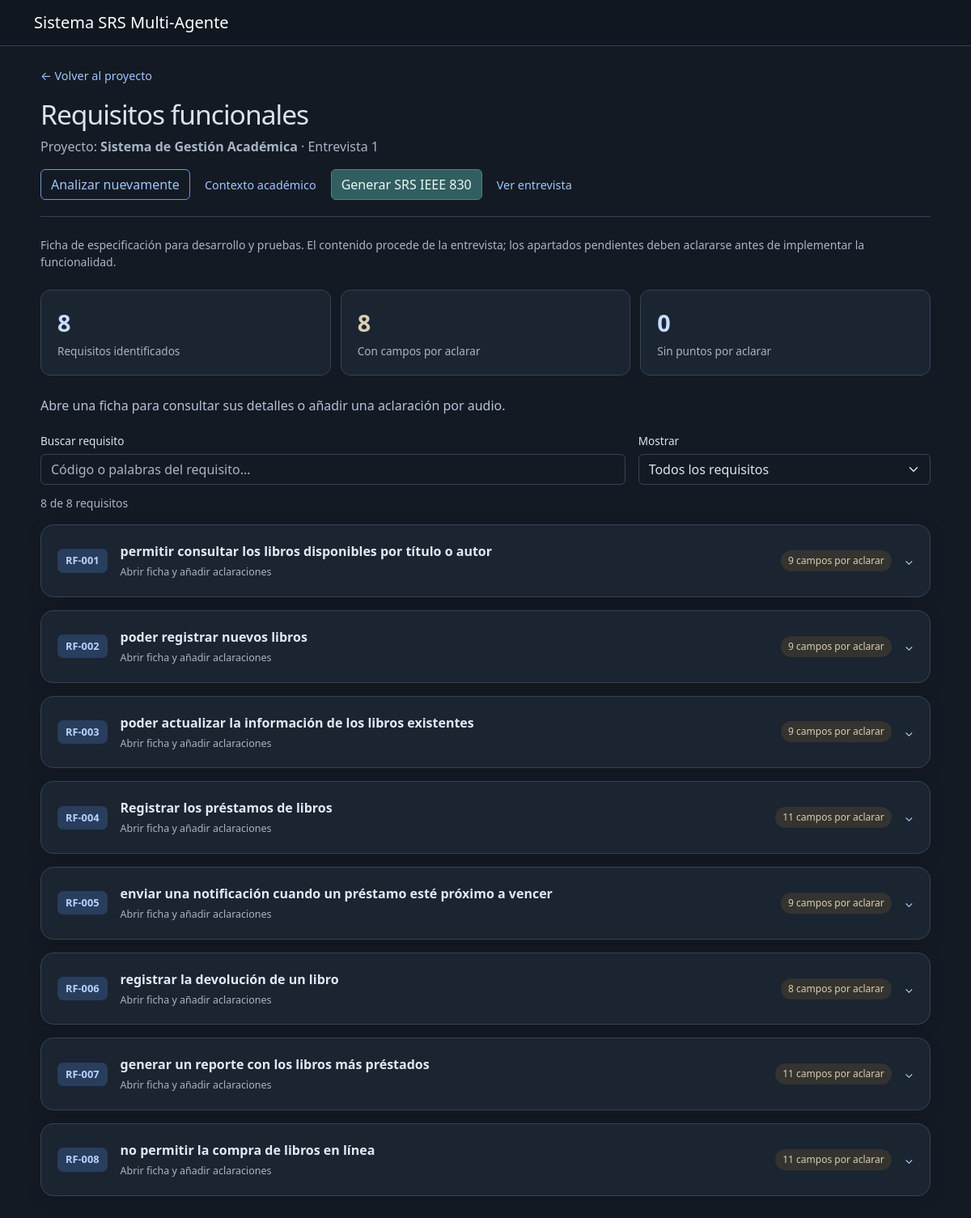
Before: /interviews/1/requirements with the older database file.
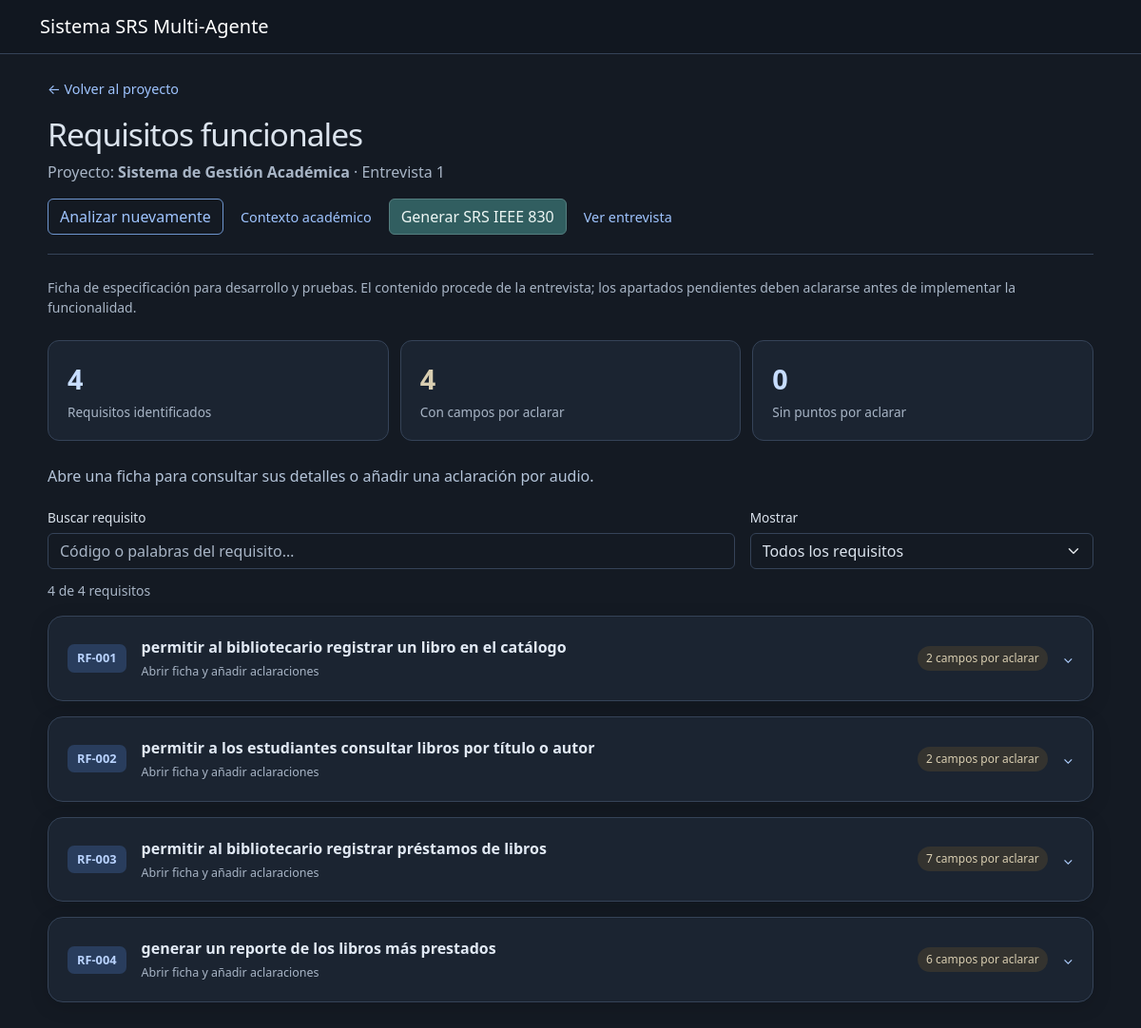
After: the same page with the newer database file.
### app/models.py (models this page shows, shortened)
class Requirement(db.Model):
    specification = db.Column(db.Text, nullable=True)
    @property
    def actor_pending(self):
        from app.services.requirement_specification import folded
        return folded((self.actor or '').strip()) in (
            '', 'pendiente de aclaracion', 'por aclarar', 'no especificado', 'no especificada', 'desconocido')
    @property
    def quality_attributes(self):
        from app.services.requirement_specification import read_specification
        from app.services.requirement_quality import quality_values
        return quality_values(read_specification(self.specification).get('quality'),
                              {r['key']: r['values'] for r in self.specification_rows})
    @property
    def interview_guidance(self):
        from app.services.requirement_quality import interview_guidance
        return interview_guidance(self)
    @property
    def pending_fields(self):
        result = []
        if self.actor_pending:
            result.append('Actor')
        if self.priority not in ('esencial', 'opcional', 'condicional'):
            result.append('Prioridad')
        result.extend(row['label'] for row in self.specification_rows if not row['values'])
        for key, label in [('clarity', 'Claridad (sin ambigüedad)'), ('verifiability', 'Verificabilidad')]:
            if not self.quality_attributes[key]['sufficient']:
                result.append(label)
        return result
    @property
    def clarifications(self):
        return RequirementClarification.query.filter_by(requirement_id=self.id).order_by(RequirementClarification.id).all()
    @property
    def specification_rows(self):
        from app.services.requirement_specification import specification_rows
        interview = db.session.get(Interview, self.interview_id)
        source = interview.transcription if interview else self.source_excerpt
        return specification_rows(self.specification, source or "", {
            "description": self.description, "source_excerpt": self.source_excerpt})
    @property
    def name(self):
        from app.services.requirement_specification import requirement_name
        return requirement_name(self.description)
    @property
    def specification_unavailable(self):
        from app.services.requirement_specification import read_specification
        return read_specification(self.specification).get("extraction_status") == "unavailable"
    id = db.Column(
        db.Integer,
        primary_key=True
    )
    project_id = db.Column(
        db.Integer,
        db.ForeignKey("project.id"),
        nullable=False
    )
    interview_id = db.Column(
        db.Integer,
        db.ForeignKey("interview.id"),
        nullable=False
    )
    code = db.Column(
        db.String(20),
        nullable=False
    )
    description = db.Column(
        db.Text,
        nullable=False
    )
    actor = db.Column(
        db.String(100),
        nullable=True
    )
    priority = db.Column(
        db.String(30),
        default="no_especificada"
    )
    priority_reason = db.Column(
        db.Text,
        nullable=True
    )
    source_excerpt = db.Column(
        db.Text,
        nullable=False
    )
    ambiguity_detected = db.Column(
        db.Boolean,
        default=False
    )
    ambiguity_reason = db.Column(
        db.Text,
        nullable=True
    )
    verifiable = db.Column(
        db.Boolean,
        default=True
    )
    verification_reason = db.Column(
        db.Text,
        nullable=True
    )
    enriched_context = db.Column(
        db.Text,
        nullable=True
    )

### app/routes.py (the view)
@main.route(
    "/interviews/<int:interview_id>/requirements"
)
def view_requirements(interview_id):
    interview = Interview.query.get_or_404(
        interview_id
    )
    project = Project.query.get_or_404(
        interview.project_id
    )
    requirements = (
        Requirement.query
        .filter_by(
            interview_id=interview.id
        )
        .order_by(
            Requirement.id.asc()
        )
        .all()
    )
    project_context = get_project_context(project.id)
    return render_template(
        "requirements.html",
        interview=interview,
        project=project,
        requirements=requirements,
        project_context=project_context,
        has_enrichment=bool(project_context)
    )

### app/models.py (called while the page is built)
    @property
    def clarifications(self):
        return RequirementClarification.query.filter_by(interview_id=self.id).order_by(RequirementClarification.id).all()

### app/routes.py (called while the page is built)
def load_enriched_context(
    enriched_context
):
    if not enriched_context:
        return None
    try:
        context = json.loads(
            enriched_context
        )
        if isinstance(
            context,
            dict
        ):
            return context
    except (
        json.JSONDecodeError,
        TypeError
    ):
        pass
    return None

def get_project_context(project_id):
    record = db.session.get(ProjectContext, project_id)
    return load_enriched_context(record.content) if record else None

### app/services/functional_context.py (called while the page is built)
def fold(text):
    return ''.join(c for c in unicodedata.normalize('NFD', text.lower())
                   if unicodedata.category(c) != 'Mn')

def sentences(text):
    return [s.strip() for s in re.split(r'(?<=[.!?])\s+|\n+', text) if s.strip()]

def rejected(text):
    return bool(re.search(r'\bno (necesitamos|queremos|requerimos|hace falta)\b', fold(text)))

### app/services/requirement_specification.py (called while the page is built)
def normalize(text):
    return re.sub(r"\s+", " ", text).strip()

### app/templates/requirements.html (shortened to what this page needs)
{% extends "base.html" %}
{% block content %}
<div class="rf-workspace">
    <a class="rf-back" href="{{ url_for('main.project_detail', project_id=project.id) }}">← Volver al proyecto</a>
    <h1 class="mt-3">Requisitos funcionales</h1>
    <p class="text-muted">Proyecto: <strong>{{ project.name }}</strong> · Entrevista {{ interview.id }}</p>
    <div class="rf-toolbar d-flex flex-wrap gap-2 mb-4">
        {% if not interview.clarifications %}
        <form action="{{ url_for('main.analyze_requirements', interview_id=interview.id) }}" method="POST">
            <button type="submit" class="btn btn-outline-primary">Analizar nuevamente</button>
        </form>
        {% else %}
        <span class="text-muted">Esta entrevista se actualiza mediante las aclaraciones de cada RF.</span>
        {% endif %}
        <a href="{{ url_for('main.project_context_page', project_id=project.id) }}" class="rf-toolbar-link">Contexto académico</a>
        {% if requirements %}
        <form action="{{ url_for('main.generate_srs', project_id=project.id) }}" method="POST">
            <button type="submit" class="btn btn-success">Generar SRS IEEE 830</button>
        </form>
        {% endif %}
        <a href="{{ url_for('main.interview_detail', interview_id=interview.id) }}" class="rf-toolbar-link">Ver entrevista</a>
    </div>
    {% if not requirements %}
    <div class="alert alert-info">Todavía no existen requisitos funcionales identificados para esta entrevista.</div>
    {% else %}
    <p class="text-muted small">Ficha de especificación para desarrollo y pruebas. El contenido procede de la entrevista; los apartados pendientes deben aclararse antes de implementar la funcionalidad.</p>
    {% endif %}
    {% if requirements %}
    {% set totals = namespace(pending=0) %}
    {% for requirement in requirements %}{% if requirement.pending_fields %}{% set totals.pending = totals.pending + 1 %}{% endif %}{% endfor %}
    <div class="rf-overview" aria-label="Resumen de requisitos">
        <div><strong>{{ requirements|length }}</strong><span>Requisitos identificados</span></div>
        <div><strong class="rf-needs-attention">{{ totals.pending }}</strong><span>Con campos por aclarar</span></div>
        <div><strong>{{ requirements|length - totals.pending }}</strong><span>Sin puntos por aclarar</span></div>
    </div>
    <p class="rf-instructions">Abre una ficha para consultar sus detalles o añadir una aclaración por audio.</p>
    <div class="rf-filters" id="rf-filters" hidden>
        <div><label for="rf-search">Buscar requisito</label><input class="form-control" id="rf-search" type="search" placeholder="Código o palabras del requisito…"></div>
        <div><label for="rf-status">Mostrar</label><select class="form-select" id="rf-status"><option value="all">Todos los requisitos</option></select></div>
    </div>
    <p id="rf-results" class="text-muted small" role="status" aria-live="polite"></p>
    {% endif %}
    {% set priorities = {'esencial': 'Esencial', 'opcional': 'Opcional', 'condicional': 'Condicional'} %}
    {% for requirement in requirements %}
    {% set pending = requirement.pending_fields %}
    <details class="card mb-3 rf-card rf-entry" data-state="{{ 'pending' if pending else 'filled' }}">
        <summary class="rf-entry-summary">
            <span class="rf-code">{{ requirement.code }}</span>
            <span class="rf-entry-heading"><span class="rf-entry-name">{{ requirement.name }}</span><span class="rf-entry-hint">Abrir ficha y añadir aclaraciones</span></span>
            <span class="{{ 'rf-pending' if pending else 'rf-filled' }}">{{ (pending|length|string) + ' campos por aclarar' if pending else 'Sin puntos por aclarar' }}</span>
            <span class="rf-chevron" aria-hidden="true">⌄</span>
        </summary>
            {% set quality = requirement.quality_attributes %}
            {% set guidance = requirement.interview_guidance %}
    </details>
    {% endfor %}
</div>
{% endblock %}

Changed rows visible on the page:
no longer on this page (row edited): Requirement: code "RF-005", name "enviar una notificación cuando un préstamo esté próximo a vencer", value "9 campos por aclarar"
no longer on this page (row edited): Requirement: code "RF-006", name "registrar la devolución de un libro", value "8 campos por aclarar"
no longer on this page (row edited): Requirement: code "RF-007", name "generar un reporte con los libros más préstados", value "11 campos por aclarar"
no longer on this page (row edited): Requirement: code "RF-008", name "no permitir la compra de libros en línea", value "11 campos por aclarar"
changed Requirement "RF-001": name "permitir consultar los libros disponibles por título o autor" → "permitir al bibliotecario registrar un libro en el catálogo"; value "9 campos por aclarar" → "2 campos por aclarar"
changed Requirement "RF-002": name "poder registrar nuevos libros" → "permitir a los estudiantes consultar libros por título o autor"; value "9 campos por aclarar" → "2 campos por aclarar"
changed Requirement "RF-003": name "poder actualizar la información de los libros existentes" → "permitir al bibliotecario registrar préstamos de libros"; value "9 campos por aclarar" → "7 campos por aclarar"
changed Requirement "RF-004": name "Registrar los préstamos de libros" → "generar un reporte de los libros más prestados"; value "11 campos por aclarar" → "6 campos por aclarar"
Other visible differences:
{{ requirements|length }}: "8" → "4"
{{ totals.pending }}: "8" → "4"
text written by a page script: "8 de 8 requisitos" → "4 de 4 requisitos"
